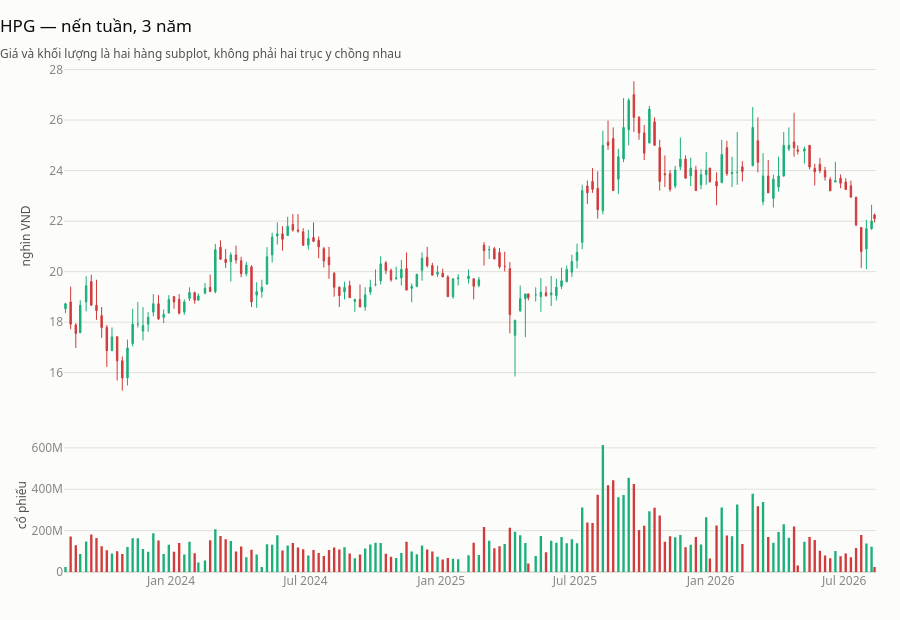

Write notebook code for a chart like this one.
### Markdown cell above
Nến tuần của HPG ba năm — cùng dữ liệu, ít nhiễu hơn nến ngày:

### Code cell
tuan = client.eod.stock.ohlcv(ma, start=bat_dau, interval="1w")

nen(
    tuan,
    tieu_de=f"{ma} — nến tuần, 3 năm",
    phu_de="Giá và khối lượng là hai hàng subplot, không phải hai trục y chồng nhau",
    nhan_gia=nhan_don_vi(tuan, "close"),
)

### Figure 1 — Plotly figure (JSON) as saved in the notebook; plotly's stock layout.template omitted (floating-point values rounded to 4 significant figures; data arrays with more than 128 entries replaced by an {"elided": "..."} marker saying what was removed)
{"data": [{"close": {"elided": "156 float values"}, "decreasing": {"fillcolor": "#d03b3b", "line": {"color": "#d03b3b", "width": 1}}, "high": {"elided": "156 float values"}, "increasing": {"fillcolor": "#1baf7a", "line": {"color": "#1baf7a", "width": 1}}, "low": {"elided": "156 float values"}, "name": "Giá", "open": {"elided": "156 float values"}, "type": "candlestick", "x": {"elided": "156 str values"}, "xaxis": "x", "yaxis": "y"}, {"hovertemplate": "%{y:,.0f} cp<extra></extra>", "marker": {"color": {"elided": "156 str values"}, "line": {"width": 0}}, "name": "Khối lượng", "type": "bar", "x": {"elided": "156 str values"}, "xaxis": "x2", "y": {"elided": "156 float values"}, "yaxis": "y2"}], "layout": {"height": 620, "hovermode": "x unified", "showlegend": false, "title": {"text": "HPG — nến tuần, 3 năm<br><sub style='color:#52514e'>Giá và khối lượng là hai hàng subplot, không phải hai trục y chồng nhau</sub>"}, "xaxis": {"anchor": "y", "domain": [0.0, 1.0], "matches": "x2", "rangeslider": {"visible": false}, "showticklabels": false}, "xaxis2": {"anchor": "y2", "domain": [0.0, 1.0]}, "yaxis": {"anchor": "x", "domain": [0.3232, 1.0], "title": {"text": "nghìn VND"}}, "yaxis2": {"anchor": "x2", "domain": [0.0, 0.2632], "title": {"text": "cổ phiếu"}}}}
